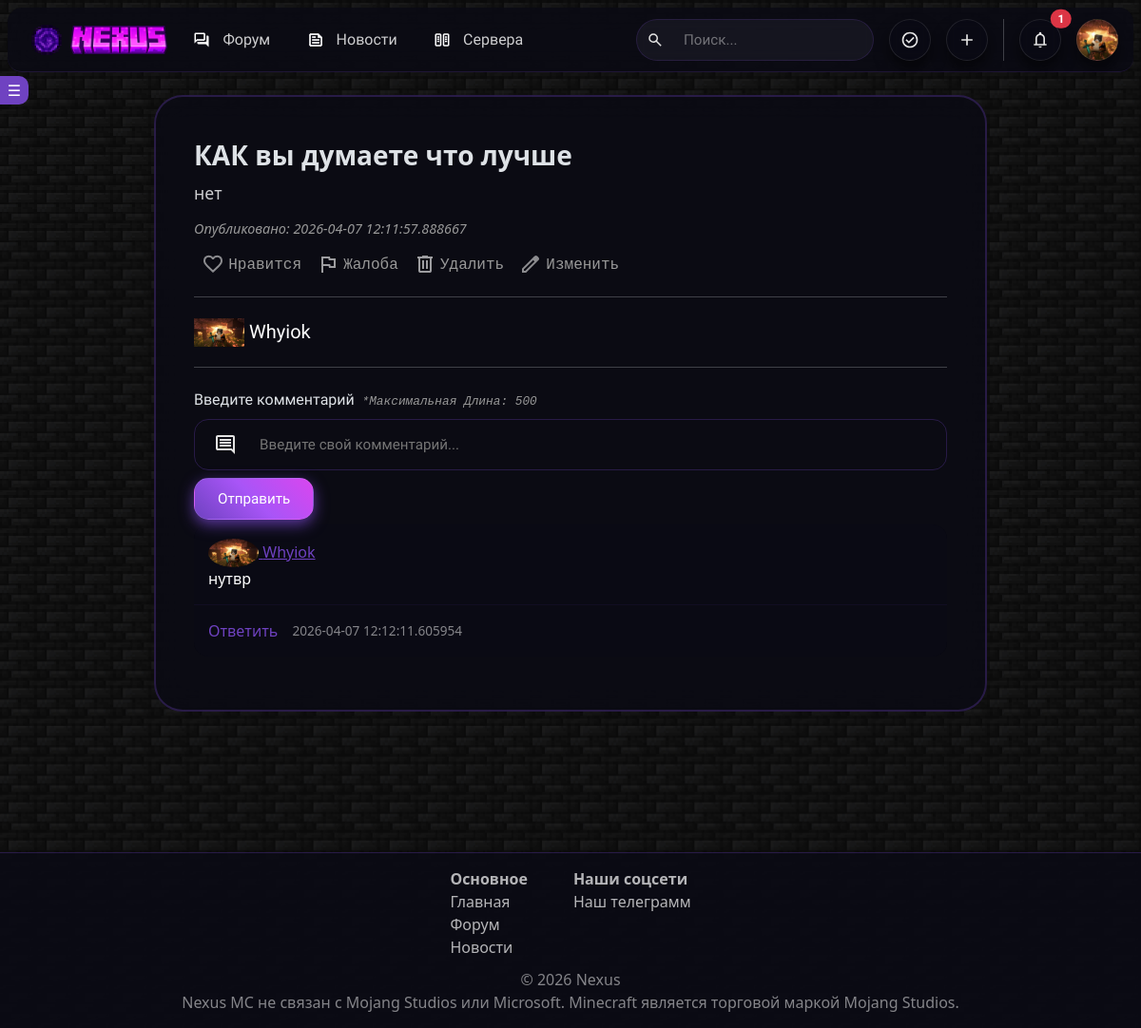
/discuss/2 (signed in), run on an earlier commit of the app's database.
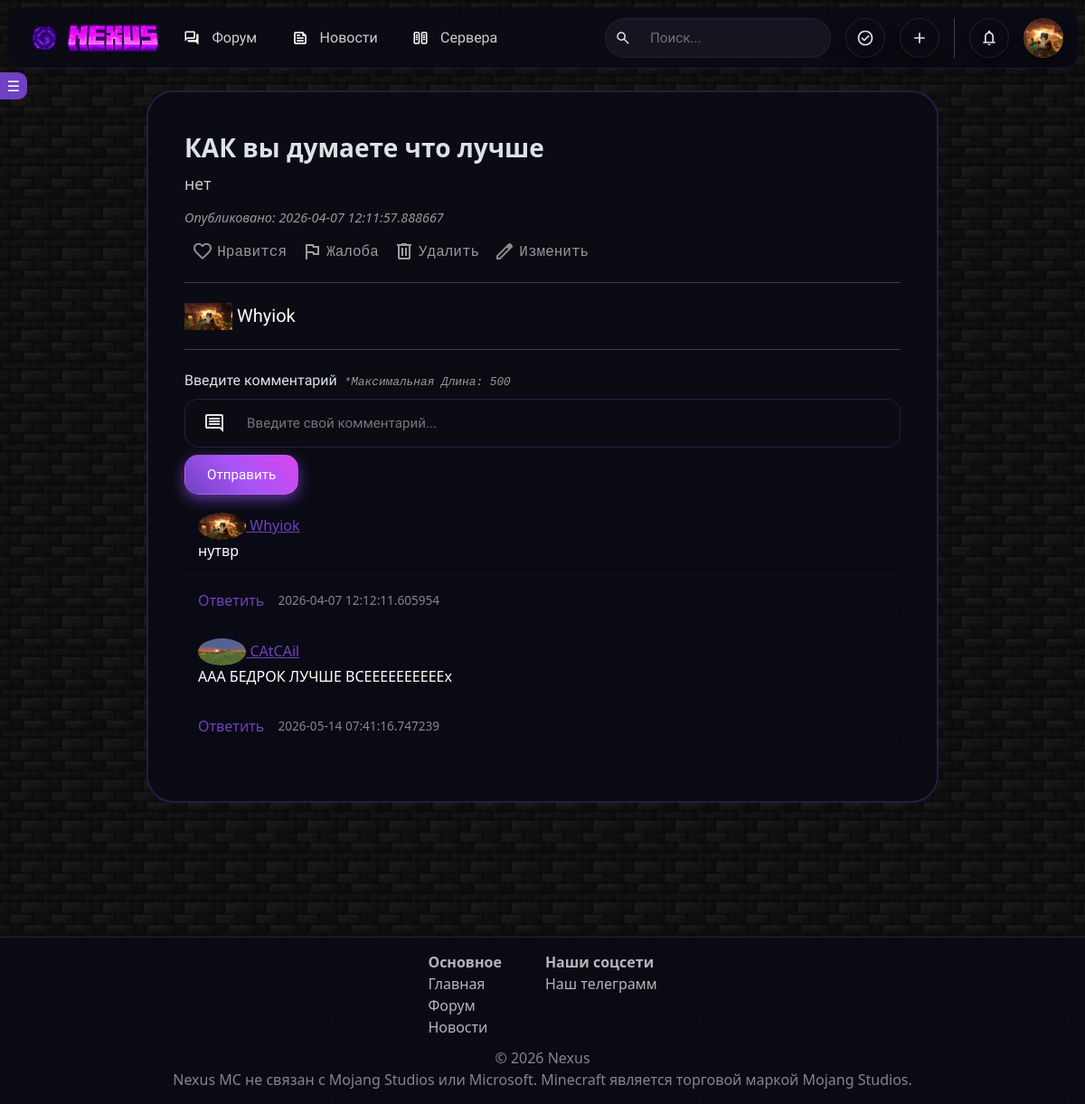
And on a later commit of the database.
### __init__.py (models this page shows, shortened)
class Comments(db.Model):  # Комментарии
    id = db.Column(db.Integer, primary_key=True)
    id_author = db.Column(db.Integer)
    id_post = db.Column(db.Integer)
    id_comment = db.Column(db.Integer)
    id_discuss = db.Column(db.Integer)
    comment = db.Column(db.Text)
    rating = db.Column(db.Integer, default=0)
    date = db.Column(db.DateTime, default=datetime.utcnow)

class User(db.Model, UserMixin):  # Пользователи
    id = db.Column(db.Integer, primary_key=True)
    username = db.Column(db.String, unique=True)
    description = db.Column(
        db.Text, default="Пользователь поленился и не добавил инфу о себе :[")
    email = db.Column(db.Text, unique=True)
    edition = db.Column(db.String)
    hash_password = db.Column(db.String)
    avatar = db.Column(db.String)
    subscribers = db.Column(db.Integer, default=0)
    date = db.Column(db.DateTime, default=datetime.utcnow)
    is_moderator = db.Column(db.Boolean, default=False)
    is_admin = db.Column(db.Boolean, default=False)
    is_checked = db.Column(db.Boolean, default=False)
    is_banned = db.Column(db.Boolean, default=False)
    banned_until = db.Column(db.DateTime, nullable=True)
    permanent_ban = db.Column(db.Boolean, nullable=True)
    ban_reason = db.Column(db.String(500), nullable=True)

### __init__.py (the view, shortened to what this page needs)
@app.route('/discuss/<int:id>', methods=['GET', 'POST'])
def discuss(id):
    discuss = db.session.get(Discuss, id)
    comments = Comments.query.filter_by(id_discuss=id).all()
    if comments:
        for comment in comments:
            comment.author = User.query.get(comment.id_author)
    user_a = db.session.get(User, discuss.id_author)
    liked = False
    disliked = False
    if not discuss:
        return redirect(url_for('forum'))
    if current_user.is_authenticated:
        viewer_id = current_user.id
        view = Views.query.filter_by(
            discuss_id=id,
            user_id=viewer_id
        ).first()
        liked = Likes.query.filter_by(
            id_author=current_user.id,
            id_discuss=id
        ).first() is not None
        disliked = Dislikes.query.filter_by(
            id_author=current_user.id,
            id_discuss=id
        ).first() is not None
    return render_template("discuss.html", discuss=discuss, liked=liked, disliked=disliked, user_a=user_a, comments=comments)

### __init__.py (called while the page is built)
@manager.user_loader
def load_user(user_id):
    return db.session.get(User, user_id)

@app.context_processor
def inject_helpers():
    return dict(time_ago=time_ago)

@app.context_processor
def inject_user():
    user = current_user
    if user.is_authenticated:
        if user.is_banned:
            logout_user()
            return {}
        notifications = Notification.query.filter_by(
            user_id=user.id,
            is_read=False
        ).order_by(Notification.date.desc()).limit(3).all()
        for notice in notifications:
            notice.author = User.query.get(notice.from_user_id)
        return {
            'user': user,
            'notifications': notifications,
            'notifications_count': len(notifications)
        }
    return {}

### templates/discuss.html (shortened to what the changed rows need)
{% extends 'base.html' %}
{% block main %}
<main style="min-height: 100vh; display: flex; align-items: center; padding: 100px 0;">
    <div class="container-fluid">
        <div class="row justify-content-center">
            <div class="col-12 col-md-8 col-lg-6 col-xl-5 w-75">
                <div
                    style="background: rgba(10, 10, 20, 0.75); backdrop-filter: blur(15px); border: 2px solid rgba(111, 66, 193, 0.3); border-radius: 30px; padding: 40px; width: 100%;">
                    <div style="display: flex; flex-direction: column; gap: 5px;">
                        <div
                            style="display: flex; flex-direction: column; background-color: rgba(10,10,20,0.9); border-radius: 15px; width: 100%; margin-bottom: 1rem; overflow: hidden;">
                            {% for comment in comments %}
                            <div class="comment">
                                <div style="padding: 15px; flex: 1;">
                                    <p style="margin:0; color: rgba(255,255,255,0.5);">
                                        <a href="/user/{{ comment.author.id }}" style="color:#6f42c1;">
                                            <img src="/static/avatars/{{ comment.author.avatar }}" height="30"
                                                style="border-radius: 50%;">
                                            {{comment.author.username }}</a>
                                    </p>
                                    <p style="margin:0; color:white;" class="comment-text">{{ comment.comment }}</p>
                                </div>
                                <hr style="margin:0; border-color: rgba(111,66,193,0.3);" />
                                <div
                                    style="padding: 15px; display:flex; gap:15px; align-items:center; margin-top: auto;">
                                    <a href="#" style="color:#6f42c1; text-decoration:none;">Ответить</a>
                                    <p style="margin:0; color: rgba(255,255,255,0.5); font-size:0.85rem;">{{
                                        comment.date }}</p>
                                </div>
                            </div>
                            {% endfor %}
                        </div>
                    </div>
                </div>
            </div>
        </div>
    </div>
</main>
{% endblock %}

### templates/base.html (shortened to what the changed rows need)
<!doctype html>
<html lang="ru" data-bs-theme="dark">
<head>
    <link href="https://cdn.jsdelivr.net/npm/bootstrap@5.3.1/dist/css/bootstrap.min.css" rel="stylesheet"
>
    <link rel="stylesheet" href="/static/style.css?v=2">
</head>
<body>
    <header class="glass-header fixed-top mx-2 my-2"
        style="height: 68px; border-radius: 15px; max-width: 100vw; width: auto;">
        <nav class="navbar navbar-expand-lg h-100 p-0">
            <div class="d-flex flex-row gap-3 ms-auto align-items-center me-3">
                {% if current_user.is_authenticated %}
                <li class="nav-item dropdown position-relative" style="overflow: visible;">
                    <button class="btn-glass btn-glass-outline font p-0" data-bs-toggle="dropdown"
                        data-bs-auto-close="false" aria-expanded="false" title="Уведомления" id="notificationDropdown"
                        style="width: 44px; height: 44px; background-image: url(/static/notice.svg); background-size: 20px; background-repeat: no-repeat; background-position: center; border-radius: 50%;">
                    </button>
                    {% if notifications_count > 0 %}
                    <span class="position-absolute top-0 start-100 translate-middle badge rounded-pill bg-danger"
                        style="z-index: 1000;">
                        {{ notifications_count }}
                    </span>
                    {% endif %}
                </li>
                {% endif %}
            </div>
        </nav>
    </header>
    <main>
        {% block main %}
        {% endblock %}
    </main>
</body>
</html>

What changed in the data, as far as the page shows it:
added Comments: author.avatar (picture), author.username "CAtCAil", comment "ААА БЕДРОК ЛУЧШЕ ВСЕЕЕЕЕЕЕЕЕЕх", date "2026-05-14 07:41:16.747239"
Also different on the page:
{{ notifications_count }}: "1" → (not shown)
